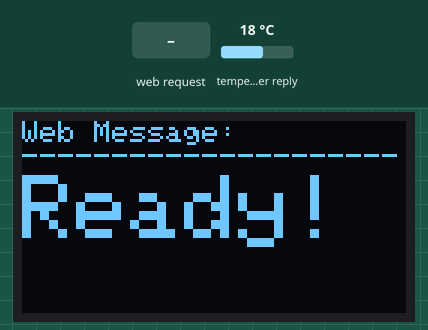
This program was run on a simulated ESP8266 (NodeMCU). Shown: 128×64 one-colour display. The test bench sets the inputs (shaded band); at power-on: temperature in the weather reply 18 °C. WiFi joins after 1.5 s; servers stay silent unless stated; the local clock reads 2024-03-15 10:24:30 at power-on unless the program sets it; storage starts empty; web services answer with replies made up by the test bench; what the program prints to the serial monitor is not drawn.

Above: at 3.0 s.
3.1 s: HTTP request GET /toggleIdle received
At 4.2 s:
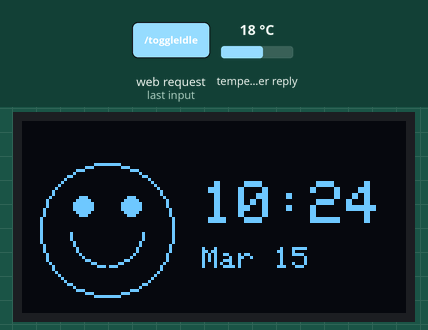
4.6 s: HTTP request GET /toggleWeather received
At 5.4 s:
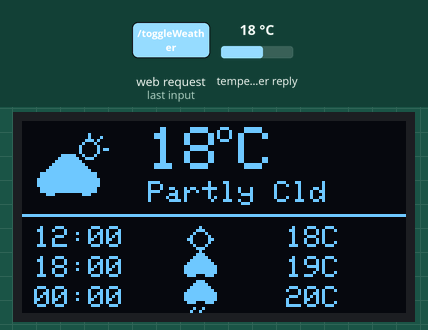
6.1 s: HTTP request GET /setMessage?msg=1 received
At 6.5 s:
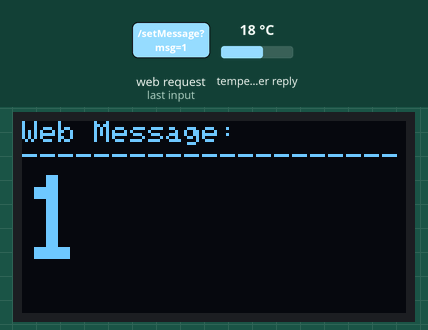
7.6 s: HTTP request GET /setMessage?msg=0 received
At 8.8 s:
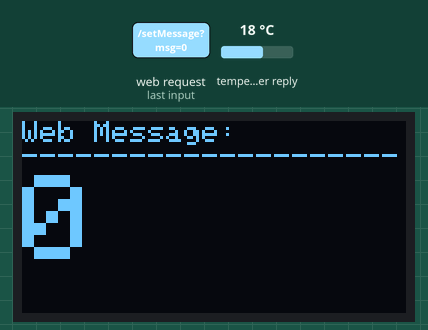
9.1 s: HTTP request GET /toggleIdle?msg=1 received
At 10.0 s:
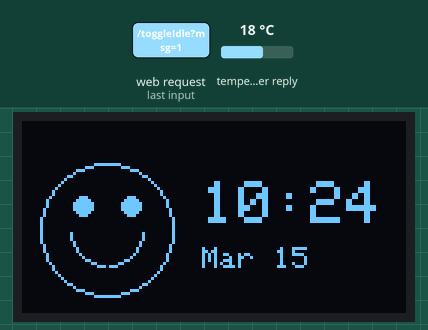
10.6 s: HTTP request GET /toggleWeather?msg=1 received
At 11.2 s:
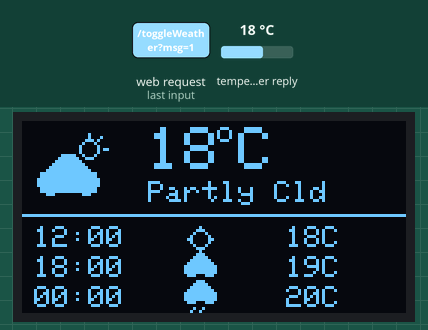
Timing chart, 0 to 13.1 s (numbered marks = the images above; inputs shaded):
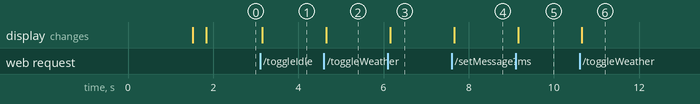

Measured:
- after the input at 3.1 s, the display: changes after 0.06 s (image 1)
- after the input at 4.6 s, the display: changes after 0.06 s (image 2)
- after the input at 6.1 s, the display: changes after 0.06 s (image 3)
- after the input at 7.6 s, the display: changes after 0.06 s (image 4)
- after the input at 9.1 s, the display: changes after 0.06 s (image 5)
- after the input at 10.6 s, the display: changes after 0.06 s (image 6)

The program:

main.cpp
```cpp
#include <ESP8266WiFi.h>
#include <Wire.h>
#include <LittleFS.h>
#include "web/web.h"
#include "display/display.h"
#include "wifi/wifi_connection.h"
#include "weather/weather_service.h"

DisplayBuilder display_builder;
Web web;
WifiAdapter wifi_adapter;

WeatherData cached_weather;
unsigned long last_weather_fetch = 0;

const unsigned long WEATHER_FETCH_INTERVAL = 6 * 60 * 60 * 1000UL;

void setup()
{
  Serial.begin(9600);

  if (!LittleFS.begin())
  {
    Serial.println("An error occurred while mounting LittleFS");
    return;
  }

  wifi_adapter.setup_wifi_connection();

  display_builder.setup_display();
  web.setup_routes();

  cached_weather = WeatherService::fetch_weather();
  last_weather_fetch = millis();
}

void loop()
{
  yield();

  if (millis() - last_weather_fetch >= WEATHER_FETCH_INTERVAL)
  {
    last_weather_fetch = millis();
    cached_weather = WeatherService::fetch_weather();
  }

  if (web.needsDisplayUpdate)
  {
    web.needsDisplayUpdate = false;

    switch (web.currentMode)
    {
    case MODE_IDLE:
      display_builder.show_idle_screen();
      break;

    case MODE_WEATHER:
      display_builder.show_weather_screen(
          cached_weather.temp,
          cached_weather.condition,
          cached_weather.forecast_hour_1,
          cached_weather.temp_forecast_1,
          cached_weather.forecast_hour_2,
          cached_weather.temp_forecast_2,
          cached_weather.forecast_hour_3,
          cached_weather.temp_forecast_3);
      break;

    case MODE_MESSAGE:
    default:
      display_builder.update_display(web.currentMessage);
      break;
    }
  }

  static unsigned long last_tick = 0;
  if (millis() - last_tick >= 10000)
  {
    last_tick = millis();

    if (web.currentMode == MODE_IDLE)
    {
      display_builder.show_idle_screen();
    }
    else if (web.currentMode == MODE_WEATHER)
    {
      display_builder.show_weather_screen(
          cached_weather.temp,
          cached_weather.condition,
          cached_weather.forecast_hour_1,
          cached_weather.temp_forecast_1,
          cached_weather.forecast_hour_2,
          cached_weather.temp_forecast_2,
          cached_weather.forecast_hour_3,
          cached_weather.temp_forecast_3);
    }
  }
}
```

display.cpp
```cpp
#include "display/display.h"

DisplayBuilder::DisplayBuilder()
    : display(SCREEN_WIDTH, SCREEN_HEIGHT, &Wire, -1)
{
}

void DisplayBuilder::setup_display()
{
    Wire.begin(OLED_SDA, OLED_SCL);
    Wire.setClock(100000);

    if (!display.begin(SSD1306_SWITCHCAPVCC, 0x3C))
    {
        if (!display.begin(SSD1306_SWITCHCAPVCC, 0x3D))
        {
            Serial.println("SSD1306 allocation failed!");
            return;
        }
    }

    configTime("GET-4", "pool.ntp.org", "time.nist.gov", "time.google.com");

    Serial.print("Synchronizing NTP time");

    time_t now = time(nullptr);
    int retries = 0;
    while (now < 1000000000L && retries < 40)
    {
        delay(250);
        Serial.print(".");
        now = time(nullptr);
        retries++;
    }

    if (now > 1000000000L)
    {
        Serial.println("\nTime synced successfully!");
    }
    else
    {
        Serial.println("\nTime sync timed out! Check UDP/Internet connection.");
    }
}

void DisplayBuilder::update_display(String msg)
{
    display.clearDisplay();
    display.setTextWrap(true);

    // 1. Draw Fixed Header
    display.setTextSize(1);
    display.setTextColor(SSD1306_WHITE);
    display.setCursor(0, 0);
    display.println("Web Message:");
    display.println("---------------------");

    calculate_text_size(msg);

    display.print(msg);
    display.display();
}

void DisplayBuilder::calculate_text_size(String msg)
{
    const int max_width = 128;
    const int max_height = 46;
    const int start_y = 18;

    int best_size = 1;

    for (int size = 4; size >= 1; size--)
    {
        int16_t x1, y1;
        uint16_t w, h;

        display.setTextSize(size);
        display.getTextBounds(msg, 0, start_y, &x1, &y1, &w, &h);

        if (w <= max_width && h <= max_height)
        {
            best_size = size;
            break;
        }
    }

    display.setTextSize(best_size);
    display.setCursor(0, start_y);
}

void DisplayBuilder::draw_happy_face()
{
    display.drawCircle(28, 36, 22, SSD1306_WHITE);

    display.fillCircle(20, 28, 3, SSD1306_WHITE);
    display.fillCircle(36, 28, 3, SSD1306_WHITE);

    display.drawCircleHelper(28, 36, 12, 4, SSD1306_WHITE);
    display.drawCircleHelper(28, 36, 12, 8, SSD1306_WHITE);
}

void DisplayBuilder::show_idle_screen()
{
    display.clearDisplay();

    draw_happy_face();

    time_t now = time(nullptr);
    struct tm *timeinfo = localtime(&now);

    char timeStr[9];
    char dateStr[11];

    if (timeinfo->tm_year > 70)
    {
        strftime(timeStr, sizeof(timeStr), "%H:%M", timeinfo);
        strftime(dateStr, sizeof(dateStr), "%b %d", timeinfo);
    }
    else
    {
        strcpy(timeStr, "Sync...");
        strcpy(dateStr, "NTP...");
    }

    display.setTextColor(SSD1306_WHITE);

    display.setTextSize(2);
    display.setCursor(60, 20);
    display.print(timeStr);

    display.setTextSize(1);
    display.setCursor(60, 42);
    display.print(dateStr);

    display.display();
}

void DisplayBuilder::draw_weather_icon()
{
    display.drawCircle(22, 9, 3, SSD1306_WHITE);
    display.drawLine(22, 4, 22, 5, SSD1306_WHITE);
    display.drawLine(27, 9, 28, 9, SSD1306_WHITE);
    display.drawLine(25, 6, 26, 5, SSD1306_WHITE);

    display.fillCircle(9, 20, 4, SSD1306_WHITE);
    display.fillCircle(15, 17, 6, SSD1306_WHITE);
    display.fillCircle(21, 20, 4, SSD1306_WHITE);
    display.fillRect(9, 20, 12, 4, SSD1306_WHITE);
}

// 1. Mini Sun Icon
void draw_mini_sun(Adafruit_SSD1306 &display, int x, int y)
{
    display.drawCircle(x + 5, y + 4, 3, SSD1306_WHITE);
    display.drawLine(x + 5, y, x + 5, y + 1, SSD1306_WHITE);     // Top
    display.drawLine(x + 5, y + 7, x + 5, y + 8, SSD1306_WHITE); // Bottom
    display.drawLine(x + 1, y + 4, x + 2, y + 4, SSD1306_WHITE); // Left
    display.drawLine(x + 8, y + 4, x + 9, y + 4, SSD1306_WHITE); // Right
}

// 2. Mini Cloud Icon
void draw_mini_cloud(Adafruit_SSD1306 &display, int x, int y)
{
    display.fillCircle(x + 2, y + 4, 2, SSD1306_WHITE);  // Left puff
    display.fillCircle(x + 5, y + 2, 3, SSD1306_WHITE);  // Center puff
    display.fillCircle(x + 8, y + 4, 2, SSD1306_WHITE);  // Right puff
    display.fillRect(x + 2, y + 4, 7, 2, SSD1306_WHITE); // Flat base
}

// 3. Mini Rain Icon (Cloud + Rain drops)
void draw_mini_rain(Adafruit_SSD1306 &display, int x, int y)
{
    // Draw cloud base
    display.fillCircle(x + 2, y + 3, 2, SSD1306_WHITE);
    display.fillCircle(x + 5, y + 1, 3, SSD1306_WHITE);
    display.fillCircle(x + 8, y + 3, 2, SSD1306_WHITE);
    display.fillRect(x + 2, y + 3, 7, 2, SSD1306_WHITE);

    // Draw falling rain streaks underneath
    display.drawLine(x + 3, y + 7, x + 2, y + 8, SSD1306_WHITE);
    display.drawLine(x + 6, y + 7, x + 5, y + 8, SSD1306_WHITE);
}

void DisplayBuilder::show_weather_screen(float current_temp, String condition,
                                         int hour1, float temp1,
                                         int hour2, float temp2,
                                         int hour3, float temp3)
{
    display.clearDisplay();

    // 1. TOP HALF: Current Weather (0 to 31 Y-axis)
    draw_weather_icon();

    display.setTextColor(SSD1306_WHITE);
    display.setTextSize(2);
    display.setCursor(42, 2);
    display.print((int)current_temp);

    // Degree symbol (°)
    int16_t degreeX = display.getCursorX() + 1;
    display.drawCircle(degreeX, 4, 2, SSD1306_WHITE);
    display.setCursor(degreeX + 5, 2);
    display.print("C");

    // Condition String
    display.setTextSize(1);
    display.setCursor(42, 20);
    if (condition.length() > 13)
    {
        condition = condition.substring(0, 13);
    }
    display.print(condition);

    // Horizontal Divider
    display.drawFastHLine(0, 31, 128, SSD1306_WHITE);

    // 2. BOTTOM HALF: Stacked Vertical List (3 Rows with dynamic icons)
    auto draw_stacked_row = [&](int y_pos, int hour, float temp, int icon_type)
    {
        char h_str[6];
        snprintf(h_str, sizeof(h_str), "%02d:00", hour);

        // Time on the left
        display.setCursor(4, y_pos);
        display.print(h_str);

        // Render appropriate mini icon in the middle slot (X offset: ~54)
        if (icon_type == 0)
        {
            draw_mini_sun(display, 54, y_pos);
        }
        else if (icon_type == 1)
        {
            draw_mini_cloud(display, 54, y_pos);
        }
        else
        {
            draw_mini_rain(display, 54, y_pos); // Fixed: using y_pos directly
        }

        // Temperature on the right
        display.setCursor(88, y_pos);
        display.print((int)temp);
        display.print("C");
    };
    // Render 3 stacked rows (Passing different icon types: 0=Sun, 1=Cloud, 2=Rain)
    display.setTextSize(1);
    draw_stacked_row(35, hour1, temp1, 0); // Row 1: Sun icon
    draw_stacked_row(45, hour2, temp2, 1); // Row 2: Cloud icon
    draw_stacked_row(55, hour3, temp3, 2); // Row 3: Rain icon

    display.display();
}
```

display.h
```cpp
#ifndef DISPLAY_BUILDER_H
#define DISPLAY_BUILDER_H

#include <Adafruit_GFX.h>
#include <Adafruit_SSD1306.h>
#include <Wire.h>

#define SCREEN_WIDTH 128
#define SCREEN_HEIGHT 64

#define OLED_SDA 12
#define OLED_SCL 14

class DisplayBuilder
{
public:
    DisplayBuilder();
    void setup_display();
    void update_display(String msg);
    void show_idle_screen();

    // Displays Current Weather + Next 3 forecast blocks (Total: 4 items)
    void show_weather_screen(float current_temp, String condition,
                             int hour1, float temp1,
                             int hour2, float temp2,
                             int hour3, float temp3);

private:
    Adafruit_SSD1306 display;
    void calculate_text_size(String msg);
    void draw_happy_face();
    void draw_weather_icon();
};

#endif
```

weather_service.cpp
```cpp
#include "weather_service.h"
#include <ESP8266WiFi.h>
#include <ESP8266HTTPClient.h>
#include <WiFiClient.h>
#include <ArduinoJson.h>

WeatherData WeatherService::fetch_weather(float lat, float lon)
{
    WeatherData data;

    if (WiFi.status() != WL_CONNECTED)
    {
        return data;
    }

    WiFiClient client;
    HTTPClient http;

    String url = "http://api.open-meteo.com/v1/forecast?latitude=" + String(lat, 4) +
                 "&longitude=" + String(lon, 4) +
                 "&current_weather=true&hourly=temperature_2m&forecast_days=2";

    http.begin(client, url);
    int httpCode = http.GET();

    if (httpCode == HTTP_CODE_OK)
    {
        String payload = http.getString();

        JsonDocument doc;
        DeserializationError error = deserializeJson(doc, payload);

        if (!error)
        {
            data.temp = doc["current_weather"]["temperature"];
            int code = doc["current_weather"]["weathercode"];

            if (code == 0)
                data.condition = "Sunny";
            else if (code >= 1 && code <= 3)
                data.condition = "Partly Cld";
            else if (code >= 45 && code <= 48)
                data.condition = "Foggy";
            else if (code >= 51 && code <= 67)
                data.condition = "Rain";
            else if (code >= 71 && code <= 77)
                data.condition = "Snow";
            else if (code >= 80 && code <= 82)
                data.condition = "Showers";
            else if (code >= 95)
                data.condition = "Thunder";
            else
                data.condition = "Cloudy";

            time_t now = time(nullptr);
            struct tm *timeinfo = localtime(&now);
            int current_hour = (timeinfo && timeinfo->tm_year > 70) ? timeinfo->tm_hour : 12;

            int next_block = ((current_hour / 6) + 1) * 6;

            int idx_1 = next_block;
            int idx_2 = next_block + 6;
            int idx_3 = next_block + 12;

            data.forecast_hour_1 = idx_1 % 24;
            data.temp_forecast_1 = doc["hourly"]["temperature_2m"][idx_1];

            data.forecast_hour_2 = idx_2 % 24;
            data.temp_forecast_2 = doc["hourly"]["temperature_2m"][idx_2];

            data.forecast_hour_3 = idx_3 % 24;
            data.temp_forecast_3 = doc["hourly"]["temperature_2m"][idx_3];

            data.valid = true;
        }
    }

    http.end();
    return data;
}
```

weather_service.h
```cpp
#ifndef WEATHER_SERVICE_H
#define WEATHER_SERVICE_H

#include <Arduino.h>

struct WeatherData
{
    float temp = 0.0;
    String condition = "N/A";

    // 4 forecast slots covering 24 hours (6h steps)
    int forecast_hour_1 = 0;
    float temp_forecast_1 = 0.0;

    int forecast_hour_2 = 0;
    float temp_forecast_2 = 0.0;

    int forecast_hour_3 = 0;
    float temp_forecast_3 = 0.0;

    int forecast_hour_4 = 0;
    float temp_forecast_4 = 0.0;

    bool valid = false;
};

class WeatherService
{
public:
    static WeatherData fetch_weather(float lat = 41.6941, float lon = 44.8337);
};

#endif
```

web.cpp
```cpp
#include "web.h"

Web::Web() : server(80) {}

void Web::setup_routes()
{
    if (!LittleFS.begin())
    {
        Serial.println("LittleFS mount failed!");
        return;
    }

    // 1. Serve index.html & inject %CURRENT_MSG% safely
    server.on("/", HTTP_GET, [this](AsyncWebServerRequest *request)
              { request->send(LittleFS, "/index.html", "text/html", false, [this](const String &var) -> String
                              {
            if (var == "CURRENT_MSG")
            {
                return this->currentMessage;
            }
            return String(); }); });

    // 2. Serve static style.css directly from LittleFS
    server.on("/style.css", HTTP_GET, [](AsyncWebServerRequest *request)
              { request->send(LittleFS, "/style.css", "text/css"); });

    // 3. Handle /setMessage route
    server.on("/setMessage", HTTP_GET, [this](AsyncWebServerRequest *request)
              {
        if (request->hasParam("msg"))
        {
            this->currentMessage = request->getParam("msg")->value();
            this->currentMode = MODE_MESSAGE;
            this->needsDisplayUpdate = true;
        }
        request->redirect("/"); });

    // 4. Handle /toggleIdle route
    server.on("/toggleIdle", HTTP_GET, [this](AsyncWebServerRequest *request)
              {
                  this->currentMode = MODE_IDLE;
                  this->needsDisplayUpdate = true;
                  request->redirect("/"); });

    // 5. Handle /toggleWeather route
    // 5. Handle /toggleWeather route
    server.on("/toggleWeather", HTTP_GET, [this](AsyncWebServerRequest *request)
              {
                  this->currentMode = MODE_WEATHER;
                  this->needsDisplayUpdate = true;
                  request->redirect("/"); });
    // Catch-all 404 handler
    server.onNotFound([](AsyncWebServerRequest *request)
                      { request->send(404, "text/plain", "Not found"); });

    server.begin();
    Serial.println("Async Web Server started!");
}
```

web.h
```cpp
#ifndef WEB_H
#define WEB_H

#include <ESPAsyncWebServer.h>
#include <LittleFS.h>

// Define display states
enum DisplayMode
{
    MODE_MESSAGE,
    MODE_IDLE,
    MODE_WEATHER
};

class Web
{
public:
    Web();
    void setup_routes();

    AsyncWebServer server;
    String currentMessage = "Ready!";
    DisplayMode currentMode = MODE_MESSAGE;
    bool needsDisplayUpdate = true;
};

#endif
```

wifi_connection.cpp
```cpp
#include "wifi_connection.h"

const char *ssid = "Wi-Fi ";
const char *password = "123456789";

void WifiAdapter::setup_wifi_connection()
{
    WiFi.begin(ssid, password);

    Serial.print("Connecting to WiFi");
    while (WiFi.status() != WL_CONNECTED)
    {
        Serial.print(".");
        delay(500);
    }

    Serial.println("\nWiFi Connected!");
    Serial.print("IP Address: http://");
    Serial.println(WiFi.localIP());
}
```

wifi_connection.h
```cpp
#pragma once

#include <ESP8266WiFi.h>

class WifiAdapter
{
public:
    void setup_wifi_connection();
};
```
